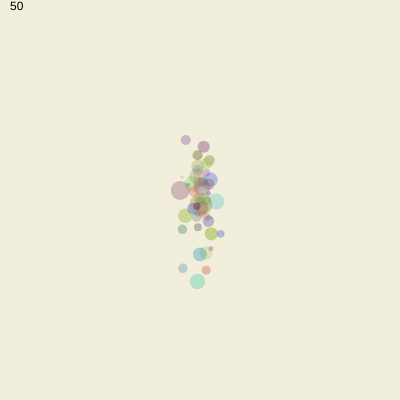
Frame 1 (no input)
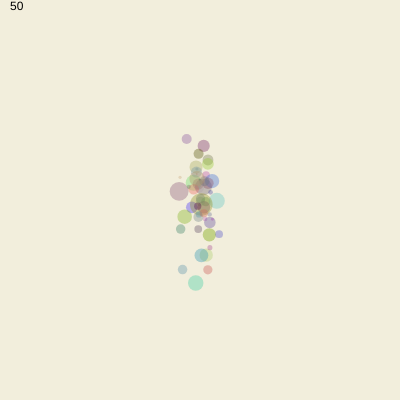
Frame 60 (no input)
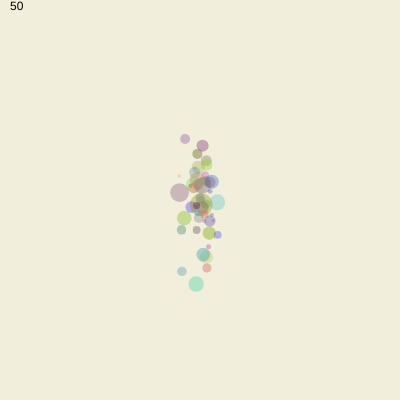
Frame 120 (the mouse pressed at the canvas centre since frame 60)

The p5.js sketch that drew these frames (run headless with seeded random() and noise() and a simulated clock; from frame 60 on, the mouse is pressed at the canvas centre):

// p5.js sketch
// ── sketch.js
let blobs;
let backgroundColor;
let img;

function keyPressed() {
  switch(keyCode) {
    case ENTER:
      remove();
  }
}


function setup() {
  createCanvas(400, 400);
  backgroundColor = color(242, 238, 220);
  background(backgroundColor);
  frameRate(30);

  blobs = Array.from({length: 50}).map(() => {
    const pos = createVector(randomGaussian(width/2, 10), randomGaussian(height/2, 30));
    const genome = Array.from({length:3}).map(() => randomGaussian(255/2, 50));
    genome.push(100);
    return new Blob(pos, genome, randomGaussian(5,2));
  });
}

function draw() {
  background(backgroundColor);
  fill(0)
  textSize(12);
  text(blobs.length, 10, 10)
  blobs.forEach(b => {
    b.move();
    b.drawIt();
  });

  for(let i = 0; i < blobs.length; i++) {
    for(let j = i+1; j < blobs.length; j++) {
      if (i != j) {
        Blob.collide(blobs[i], blobs[j]);
      }
    }
  }
}


class Blob {
  constructor(pos, genome, size) {
    this.pos = pos;
    this.genome = genome;
    this.size = size;
    this.dir = random(0, 2 * PI);
    this.age = 0;
    this.lastTimeReproduced = 0;
    this.lifeSpan = 1000;
  }

  getColor() {
    return color(...this.genome);
  }

  drawIt() {
    const col = this.getColor();
    noStroke();
    fill(col);
    ellipse(this.pos.x, this.pos.y, this.size * 2, this.size * 2);
  }

  move() {
    this.age += 1;
    this.dir += randomGaussian(0, .3);
    this.pos.add(createVector(abs(randomGaussian(0,.05)), 0).rotate(this.dir));
    if (this.pos.x > width + this.size || this.pos.x < -this.size) {
      this.pos.x = -this.pos.x + width;
      this.pos.y = height - this.pos.y
    }
    if (this.pos.y > height + this.size || this.pos.y < -this.size) {
      this.pos.y = -this.pos.y + height;
      this.pos.x = width - this.pos.x;
    }
  }

  kill() {
    blobs.remove(this);
  }

  getFitness() {

  }

  naturalSelection() {
    if (this.age >= this.lifeSpan)
      this.kill();

  }

  static attemptBreed(a, b) {
    const reproductionAge = 180;
    const reproductionRefreshTime = 50;
    if (a.age < reproductionAge
     || b.age < reproductionAge
     || a.age - a.lastTimeReproduced < reproductionRefreshTime
     || b.age - b.lastTimeReproduced < reproductionRefreshTime)
      return;
    const genome = Array.from({length: a.genome.length},
      (v,i) => (a.genome[i] + b.genome[i]) / 2);
    const size = (a.size + b.size) / 2;
    const pos = a.pos.copy().add(b.pos).div(2);
    a.lastTimeReproduced = a.age;
    b.lastTimeReproduced = b.age;
    return new Blob(pos, genome, size);
  }

  static collide(a, b) {
    if (p5.Vector.dist(a.pos, b.pos) < a.size + b.size) {
      const baby = Blob.attemptBreed(a,b);
      if (baby) {
        blobs.push(baby);
      }
      return true;
    } return false;
  }
}
